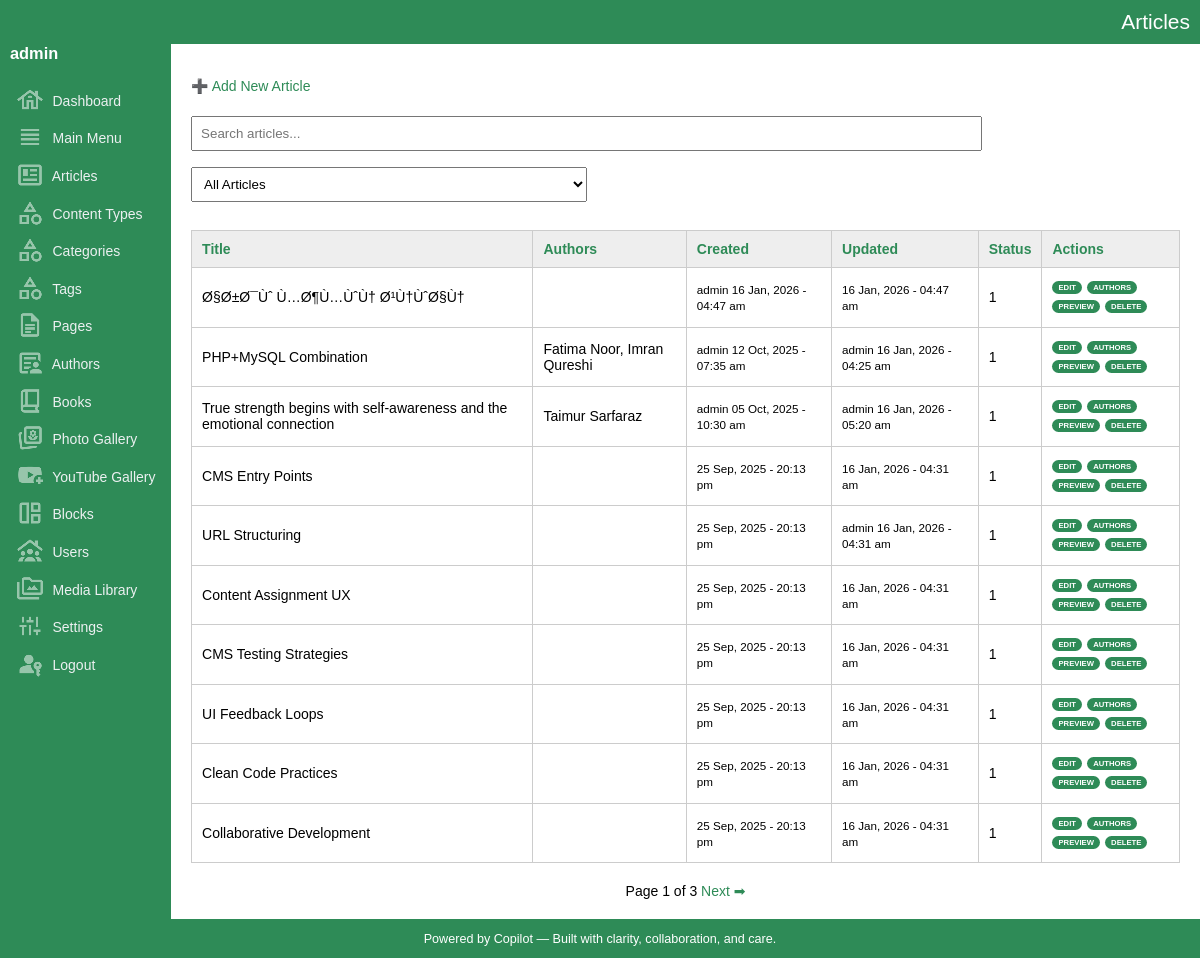
The page /admin/articles/list.php (signed in) on the database as committed earlier.
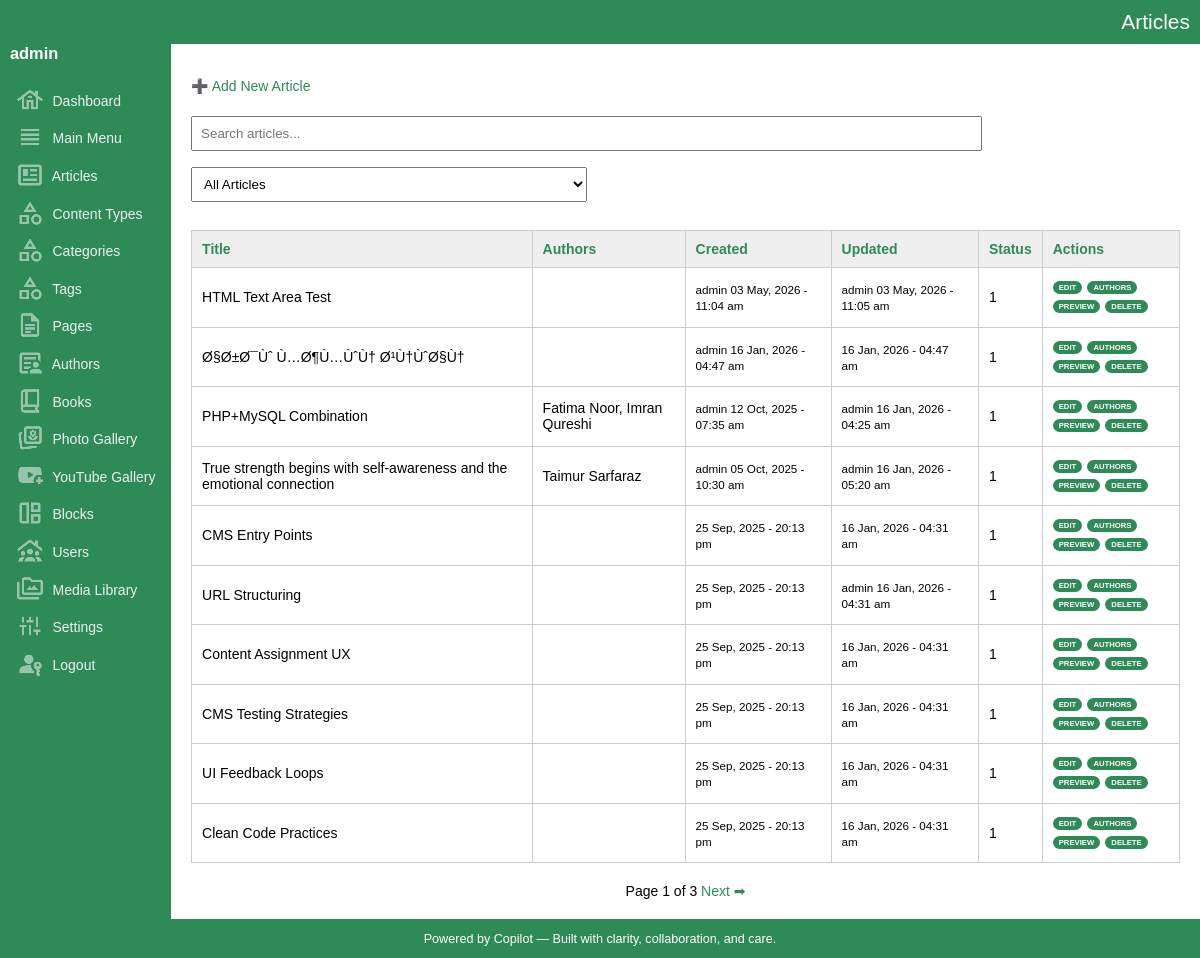
The same page on the database as committed later.
### tables this page shows
CREATE TABLE IF NOT EXISTS `articles` (
  `key_articles` int(10) UNSIGNED NOT NULL AUTO_INCREMENT,
  `key_media_banner` int(10) UNSIGNED DEFAULT '0',
  `document_code` varchar(50) NOT NULL DEFAULT '',
  `title` varchar(300) NOT NULL DEFAULT '',
  `title_sub` varchar(300) NOT NULL DEFAULT '',
  `article_snippet` varchar(1000) NOT NULL DEFAULT '',
  `article_content` mediumtext NOT NULL,
  `content_type` varchar(300) NOT NULL DEFAULT '',
  `content_direction` varchar(50) NOT NULL DEFAULT 'ltr',
  `book_indent_level` tinyint(4) NOT NULL DEFAULT '0',
  `url` varchar(200) NOT NULL DEFAULT '',
  `banner_image_url` varchar(2000) DEFAULT '',
  `sort` smallint(6) NOT NULL DEFAULT '0',
  `entry_date_time` datetime NOT NULL DEFAULT CURRENT_TIMESTAMP,
  `update_date_time` datetime NOT NULL DEFAULT CURRENT_TIMESTAMP ON UPDATE CURRENT_TIMESTAMP,
  `created_by` int(10) UNSIGNED DEFAULT NULL,
  `updated_by` int(10) UNSIGNED DEFAULT NULL,
  `is_featured` tinyint(1) NOT NULL DEFAULT '0',
  `show_on_home` tinyint(1) NOT NULL DEFAULT '1',
  `show_in_listing` tinyint(1) NOT NULL DEFAULT '1',
  `is_active` tinyint(1) DEFAULT '1',
  PRIMARY KEY (`key_articles`),
  KEY `fk_articles_media` (`key_media_banner`),
  KEY `entry_date_time` (`entry_date_time`),
  KEY `update_date_time` (`update_date_time`),
  KEY `is_active` (`is_active`),
  KEY `is_featured` (`is_featured`),
  KEY `document_code` (`document_code`)
);

CREATE TABLE IF NOT EXISTS `users` (
  `key_user` int(10) UNSIGNED NOT NULL AUTO_INCREMENT,
  `key_media_banner` int(10) UNSIGNED NOT NULL,
  `name` varchar(200) NOT NULL DEFAULT '',
  `username` varchar(100) NOT NULL,
  `password_hash` varchar(255) NOT NULL,
  `email` varchar(200) DEFAULT NULL,
  `role` enum('admin','editor','viewer') DEFAULT 'viewer',
  `is_active` tinyint(1) DEFAULT '1',
  `entry_date_time` datetime DEFAULT CURRENT_TIMESTAMP,
  `update_date_time` datetime DEFAULT CURRENT_TIMESTAMP ON UPDATE CURRENT_TIMESTAMP,
  `phone` varchar(20) DEFAULT NULL,
  `address` text,
  `city` varchar(100) DEFAULT NULL,
  `state` varchar(100) DEFAULT NULL,
  `country` varchar(100) DEFAULT NULL,
  `description` text,
  `url` varchar(200) DEFAULT NULL,
  `banner_image_url` varchar(2000) NOT NULL,
  PRIMARY KEY (`key_user`),
  UNIQUE KEY `username` (`username`)
);

### admin/articles/list.php (the view, shortened to what this page needs)
<?php
include_once('../../dbconnection.php');
include_once('../functions.php');
include_once('../layout.php');
?>
<p><a href="#" onclick="openModal()">➕ Add New Article</a></p>
<form method="get">
    <input type="text" name="q" placeholder="Search articles..." value="<?= htmlspecialchars($_GET['q'] ?? '') ?>">
    <select name="filter" onchange="this.form.submit()">
        <option value="">All Articles</option>
    </select>
</form>
<table>
	<thead>
		<tr>
			<th><?= sortLink('Title', 'title', $_GET['sort'] ?? '', $_GET['dir'] ?? '') ?></th>
			<th>Authors</th>
			<th><?= sortLink('Created', 'entry_date_time', $_GET['sort'] ?? '', $_GET['dir'] ?? '') ?></th>
			<th><?= sortLink('Updated', 'update_date_time', $_GET['sort'] ?? '', $_GET['dir'] ?? '') ?></th>
			<th><?= sortLink('Status', 'is_active', $_GET['sort'] ?? '', $_GET['dir'] ?? '') ?></th>
			<th>Actions</th>
		</tr>
	</thead>
	<tbody>
	<?php
	$limit = 10;
	$page = isset($_GET['page']) ? max(1, intval($_GET['page'])) : 1;
	$offset = ($page - 1) * $limit;
	$q = $_GET['q'] ?? '';
	$q = $conn->real_escape_string($q);
	$sort = $_GET['sort'] ?? 'entry_date_time';
	$dir = $_GET['dir'] ?? 'desc';
	$sql = "SELECT key_articles, title, article_snippet, entry_date_time, update_date_time, is_active
			FROM articles";
	$filter = $_GET['filter'] ?? '';
	$sql .= " ORDER BY $sort $dir LIMIT $limit OFFSET $offset";
	$result = $conn->query($sql);
	while ($row = $result->fetch_assoc()) {
		$keyArticles = $row['key_articles'];
		$createdUpdated = $conn->query("SELECT
			a.key_articles,
			u1.username AS creator,
			u2.username AS updater
			FROM articles a
			LEFT JOIN users u1 ON a.created_by = u1.key_user
			LEFT JOIN users u2 ON a.updated_by = u2.key_user
			WHERE key_articles = $keyArticles")->fetch_assoc();
		$authRes = $conn->query("SELECT a.name FROM authors a JOIN article_authors aa ON a.key_authors = aa.key_authors WHERE aa.key_articles = $keyArticles");
		$authorNames = [];
		while ($a = $authRes->fetch_assoc()) {
		  $authorNames[] = $a['name'];
		}
		$authorDisplay = implode(', ', $authorNames);
		$date_created = date_format(date_create($row["entry_date_time"]), "d M, Y - H:i a");
		$date_updated = date_format(date_create($row["update_date_time"]), "d M, Y - H:i a");
		echo "<tr>
		<td>{$row['title']}</td>
		<td>" . htmlspecialchars($authorDisplay) . "</td>
		<td><small>{$createdUpdated['creator']} $date_created</small></td>
		<td><small>{$createdUpdated['updater']} $date_updated</small></td>
		<td>{$row['is_active']}</td>
		<td class='record-action-links'>
		  <a href='#' onclick='editItem({$row['key_articles']}, \"get_article.php\", [\"content_direction\",\"title\",\"title_sub\",\"article_snippet\",\"article_content\",\"url\",\"book_indent_level\",\"banner_image_url\",\"key_media_banner\",\"sort\",\"entry_date_time\",\"update_date_time\",\"is_featured\",\"show_in_listing\",\"show_on_home\",\"is_active\"])'>Edit</a>
		  <a href='#' onclick='openAuthorModal({$row['key_articles']},\"{$row['title']}\")'>Authors</a>
		  <a href='preview.php?id={$row['key_articles']}' target='_blank'>Preview</a>
		  <a href='delete.php?id={$row['key_articles']}' onclick='return confirm(\"Delete this article?\")'>Delete</a>
		</td>
		</tr>";
	}
	$countSql = "SELECT COUNT(*) AS total FROM articles";
	$countResult = $conn->query($countSql);
	$totalArticles = $countResult->fetch_assoc()['total'];
	$totalPages = ceil($totalArticles / $limit);
	?>
	</tbody>
</table>
<div id="pager">
	Page <?php echo $page; ?> of <?php echo $totalPages; ?>
	<?php if ($page < $totalPages): ?>
	<a href="?page=<?php echo $page + 1; ?>&q=<?php echo urlencode($q); ?>&sort=<?php echo urlencode($sort); ?>&dir=<?php echo urlencode($dir)?>&filter=<?php echo urlencode($filter); ?>">Next ➡</a>
	<?php endif; ?>
</div>

Rows that differ between the two databases and show on the page:
no longer on this page (row unchanged): articles: title "Collaborative Development", entry_date_time "25 Sep, 2025 - 20:13 pm", update_date_time "16 Jan, 2026 - 04:31 am", is_active "1"
added articles: title "HTML Text Area Test", users.username "admin", entry_date_time "03 May, 2026 - 11:04 am", update_date_time "03 May, 2026 - 11:05 am", is_active "1"
